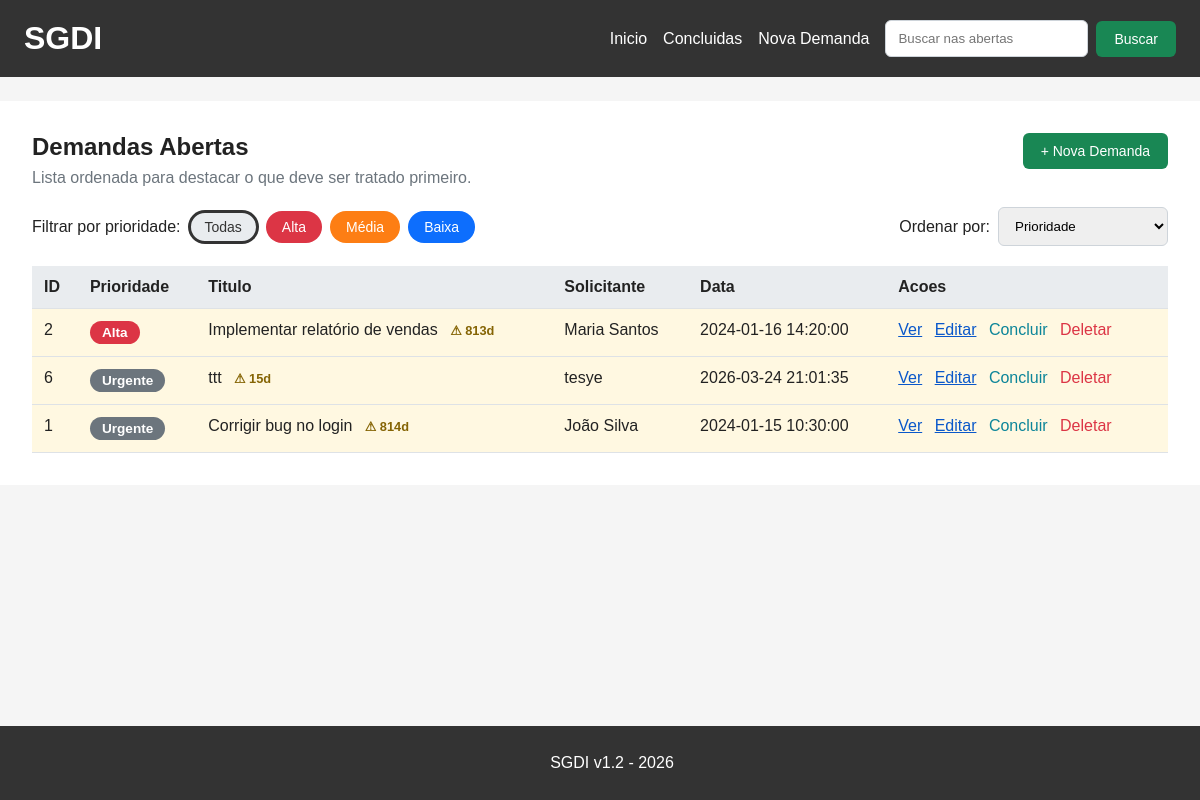
Before: / with the older database file.
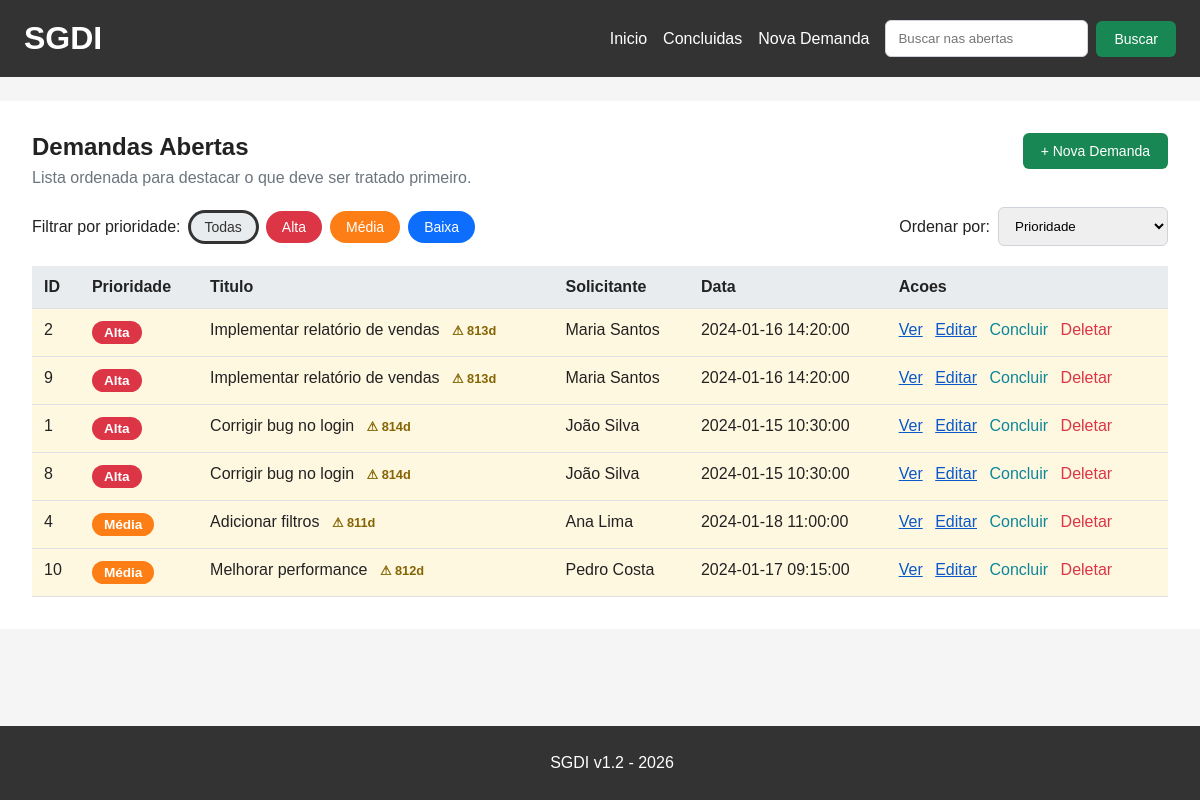
After: the same page with the newer database file.
### tables this page shows
CREATE TABLE demandas (
    id INTEGER PRIMARY KEY AUTOINCREMENT,
    titulo TEXT NOT NULL,
    descricao TEXT NOT NULL,
    solicitante TEXT NOT NULL,
    prioridade TEXT NOT NULL DEFAULT 'Média',
    status TEXT NOT NULL DEFAULT 'Aberta',
    data_criacao TEXT NOT NULL
);

### app.py (the view)
@app.route("/")
def index():
    contexto = build_demand_context(
        STATUS_ABERTA,
        filtro_prioridade=request.args.get("prioridade", "").strip(),
        ordenacao=request.args.get("ordenacao", "prioridade"),
    )
    contexto["rota_listagem"] = "index"
    return render_template("index.html", **contexto)

### app.py (called while the page is built)
def get_db():
    return get_db_connection()

@app.template_filter("priority_slug")
def priority_slug(value):
    return PRIORIDADE_SLUGS.get(value, "neutra")

def normalize_priority(prioridade):
    return prioridade if prioridade in PRIORIDADES else ""

def normalize_order(ordenacao):
    return ordenacao if ordenacao in ORDENACOES else "prioridade"

def enrich_demands(demandas):
    agora = datetime.now()
    demandas_com_alerta = []
    for demanda in demandas:
        demanda_dict = dict(demanda)
        try:
            data_criacao = datetime.strptime(demanda["data_criacao"], "%Y-%m-%d %H:%M:%S")
            dias_parada = (agora - data_criacao).days
        except (ValueError, TypeError):
            dias_parada = 0
        demanda_dict["dias_parada"] = dias_parada
        demanda_dict["alerta_parada"] = (
            demanda_dict.get("status") == STATUS_ABERTA and dias_parada >= DIAS_ALERTA_PARADA
        )
        demandas_com_alerta.append(demanda_dict)
    return demandas_com_alerta

### database.py (called while the page is built)
def get_db_connection():
    conn = sqlite3.connect(DB_PATH)
    conn.row_factory = sqlite3.Row
    conn.execute("PRAGMA foreign_keys = ON")
    return conn

### templates/index.html (shortened to what this page needs)
{% extends "base.html" %}
{% block content %}
<div class="page-header">
    <div>
        <h2>Demandas Abertas</h2>
        {% if termo_busca %}
            <p class="contexto-lista">Resultados para "<strong>{{ termo_busca }}</strong>".</p>
        {% else %}
            <p class="contexto-lista">Lista ordenada para destacar o que deve ser tratado primeiro.</p>
        {% endif %}
    </div>
    <a href="{{ url_for('nova_demanda') }}" class="button-link">+ Nova Demanda</a>
</div>
<div class="toolbar">
    <div class="filtros">
        <span>Filtrar por prioridade:</span>
        <a
            href="{{ url_for(rota_listagem, prioridade=None, ordenacao=ordenacao_atual, q=termo_busca or None) }}"
            class="filtro-btn {% if not filtro_atual %}filtro-ativo{% endif %}"
        >
            Todas
        </a>
        {% for prioridade in prioridades %}
            <a
                href="{{ url_for(rota_listagem, prioridade=prioridade, ordenacao=ordenacao_atual, q=termo_busca or None) }}"
                class="filtro-btn prioridade-{{ prioridade|priority_slug }} {% if filtro_atual == prioridade %}filtro-ativo{% endif %}"
            >
                {{ prioridade }}
            </a>
        {% endfor %}
    </div>
    <form method="GET" action="{{ url_for(rota_listagem) }}" class="sort-form">
        <label for="ordenacao">Ordenar por:</label>
        <select name="ordenacao" id="ordenacao" onchange="this.form.submit()">
            <option value="prioridade" {% if ordenacao_atual == 'prioridade' %}selected{% endif %}>Prioridade</option>
        </select>
    </form>
</div>
<div class="table-wrapper">
    <table>
        <thead>
            <tr>
                <th>ID</th>
                <th>Prioridade</th>
                <th>Titulo</th>
                <th>Solicitante</th>
                <th>Data</th>
                <th>Acoes</th>
            </tr>
        </thead>
        <tbody>
            {% for demanda in demandas %}
                <tr class="{% if demanda.alerta_parada %}linha-alerta{% endif %}">
                    <td>{{ demanda['id'] }}</td>
                    <td>
                        <span class="badge prioridade-{{ demanda['prioridade']|priority_slug }}">
                            {{ demanda['prioridade'] }}
                        </span>
                    </td>
                    <td>
                        {{ demanda['titulo'] }}
                        {% if demanda.alerta_parada %}
                            <span class="alerta-icon">&#9888; {{ demanda.dias_parada }}d</span>
                        {% endif %}
                    </td>
                    <td>{{ demanda['solicitante'] }}</td>
                    <td>{{ demanda['data_criacao'] }}</td>
                    <td class="acoes">
                        <a href="{{ url_for('detalhes', id=demanda['id']) }}">Ver</a>
                        <a href="{{ url_for('editar', id=demanda['id']) }}">Editar</a>
                        <form method="POST" action="{{ url_for('concluir', id=demanda['id']) }}">
                            <button type="submit" class="btn-link btn-concluir">Concluir</button>
                        </form>
                        <form method="POST" action="{{ url_for('deletar', id=demanda['id']) }}" onsubmit="return confirm('Tem certeza que deseja deletar?');">
                            <button type="submit" class="btn-link btn-deletar">Deletar</button>
                        </form>
                    </td>
                </tr>
            {% endfor %}
        </tbody>
    </table>
</div>
{% endblock %}

Changed rows visible on the page:
no longer on this page (row edited): demandas: id "6", prioridade "Urgente", titulo "ttt", dias_parada "15", solicitante "tesye", data_criacao "2026-03-24 21:01:35"
added demandas: id "9", prioridade "Alta", titulo "Implementar relatório de vendas", dias_parada "813", solicitante "Maria Santos", data_criacao "2024-01-16 14:20:00"
changed demandas id 1: prioridade "Urgente" → "Alta"
added demandas: id "8", prioridade "Alta", titulo "Corrigir bug no login", dias_parada "814", solicitante "João Silva", data_criacao "2024-01-15 10:30:00"
now on this page (row edited): demandas: id "4", prioridade "Média", titulo "Adicionar filtros", dias_parada "811", solicitante "Ana Lima", data_criacao "2024-01-18 11:00:00"
added demandas: id "10", prioridade "Média", titulo "Melhorar performance", dias_parada "812", solicitante "Pedro Costa", data_criacao "2024-01-17 09:15:00"
